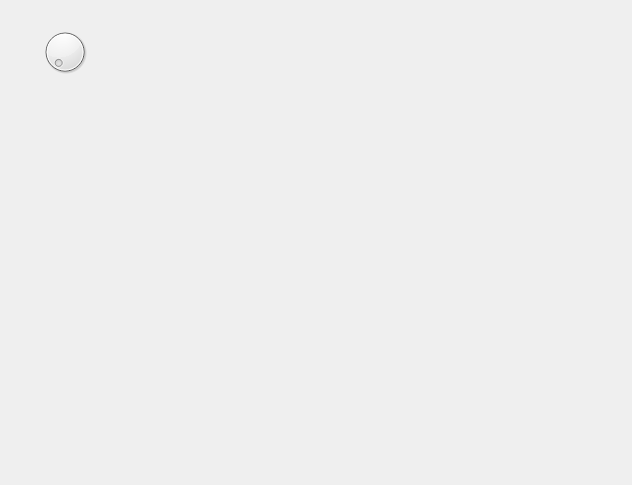
<?xml version="1.0" encoding="UTF-8"?>
<ui version="4.0">
 <class>BleSceneWidget</class>
 <widget class="QWidget" name="BleSceneWidget">
  <property name="geometry">
   <rect>
    <x>0</x>
    <y>0</y>
    <width>632</width>
    <height>485</height>
   </rect>
  </property>
  <property name="windowTitle">
   <string>Form</string>
  </property>
  <widget class="QDial" name="dial">
   <property name="geometry">
    <rect>
     <x>40</x>
     <y>20</y>
     <width>50</width>
     <height>64</height>
    </rect>
   </property>
  </widget>
 </widget>
 <resources/>
 <connections/>
</ui>
